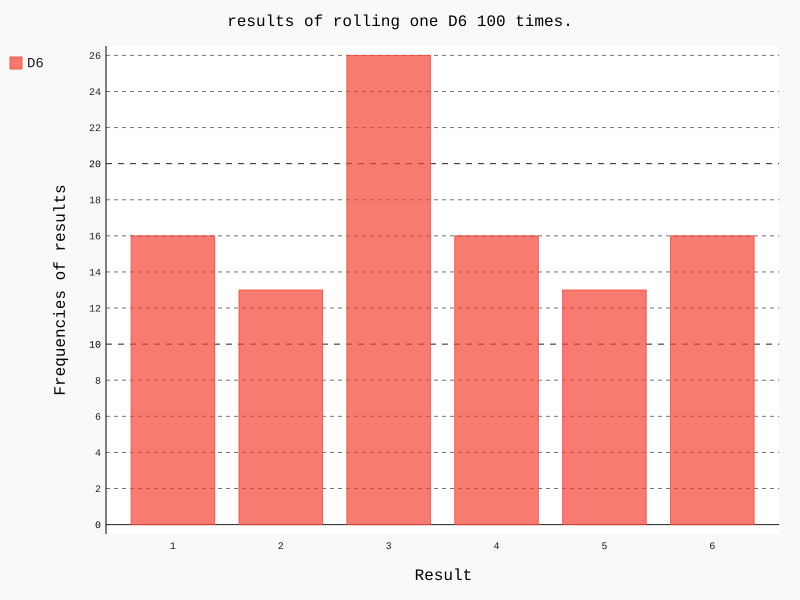

Source code (Python):
import pygal

from python100.chapter15.die import Die

# 创建一个die
die = Die()

# 骰子几次，并将结果存在一个列表中
results = []
for roll_number in range(100):
    result = die.roll()
    results.append(result)
#
# print(results)

# 分析结果
frequencies = []
for value in range(1, die.num_sides + 1):
    frequency = results.count(value)
    frequencies.append(frequency)

# print(frequencies)

# 对结果可视化
hist = pygal.Bar()

hist.title = "results of rolling one D6 100 times."
hist.x_labels = ['1', '2', '3', '4', '5', '6']
hist.x_title = "Result"
hist.y_title = "Frequencies of results"

hist.add("D6", frequencies)
hist.render_to_file('die_visual.svg')
